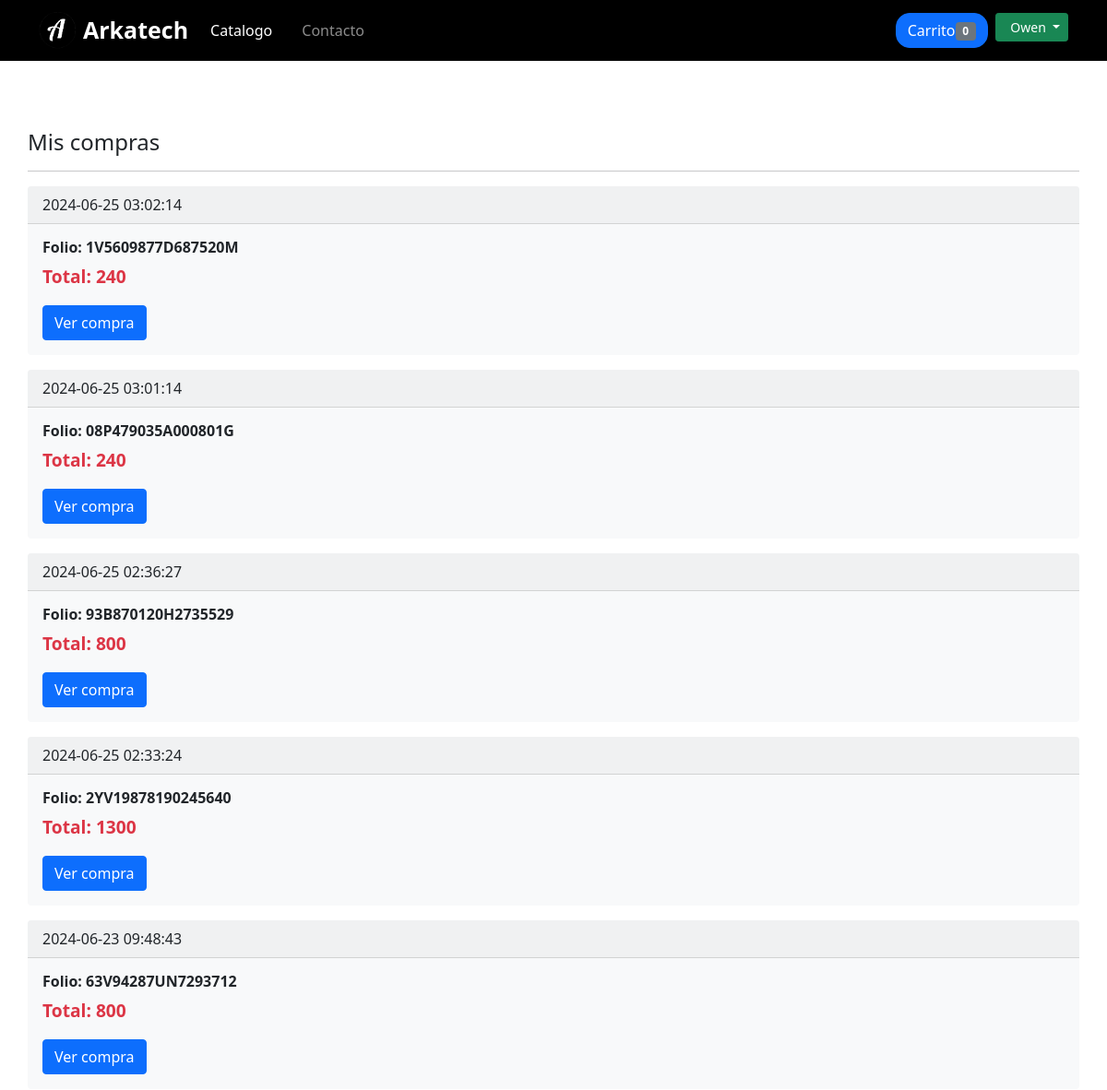
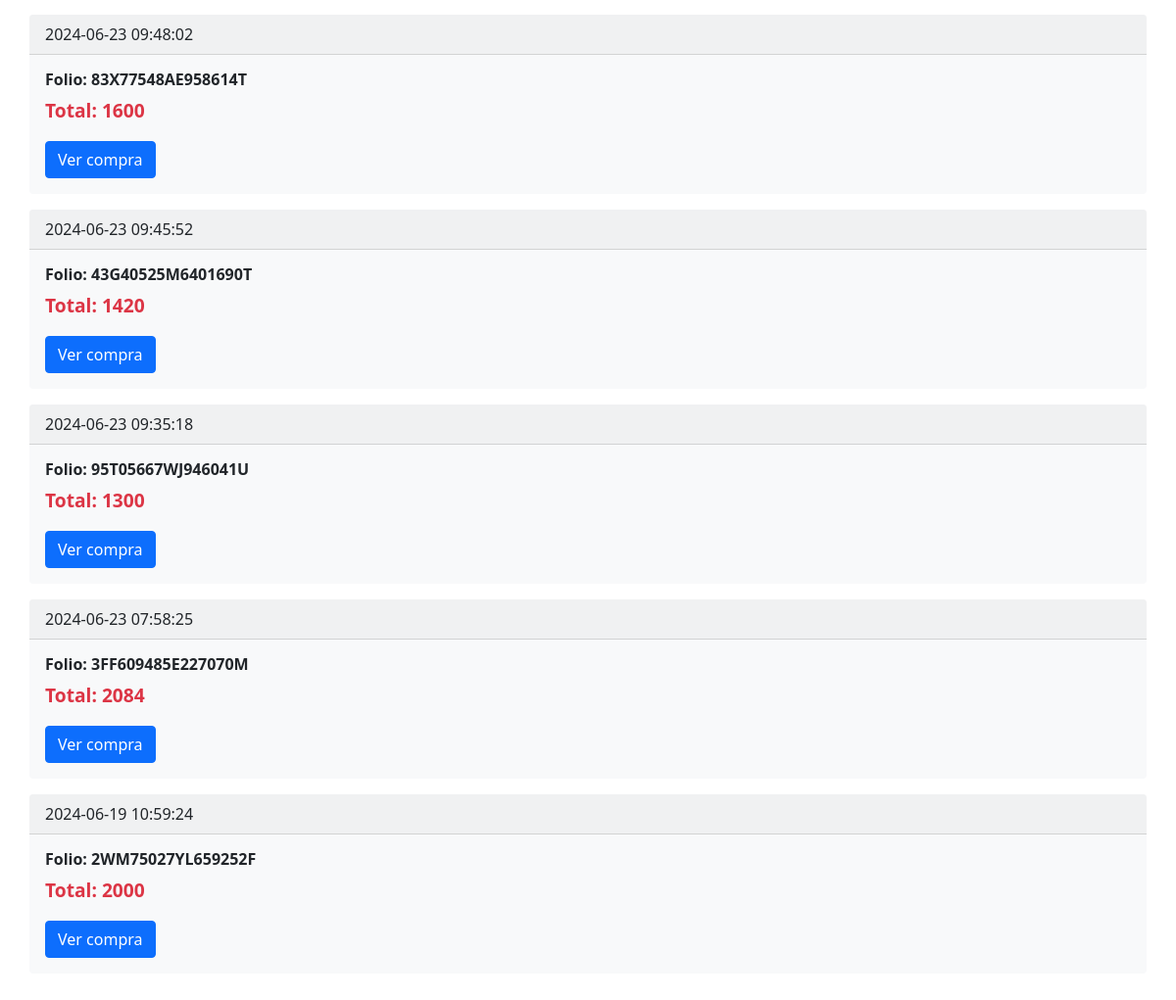
The app's page /compras.php (signed in) with its own data (2 pictures, top to bottom).
### tables this page shows
CREATE TABLE `compra` (
  `id` int(11) NOT NULL,
  `id_transaccion` varchar(20) NOT NULL,
  `fecha` datetime NOT NULL,
  `status` varchar(20) NOT NULL,
  `email` varchar(30) NOT NULL,
  `id_cliente` int(11) NOT NULL,
  `total` decimal(10,0) NOT NULL
);

### clases/clienteFunciones.php (called while the page is built, shortened)
<?php
function generarToken()
{
    return md5(uniqid(mt_rand(), false));
}

### compras.php (the view, shortened to what this page needs)
<?php
require_once 'clases/clienteFunciones.php';
$db = new Database();
$con = $db->conectar();;
$token = generarToken();
$id_cliente = $_SESSION['user_cliente'];
$sql = $con->prepare('SELECT id_transaccion, fecha, status, total FROM compra WHERE id_cliente=? ORDER BY DATE(fecha) DESC');
$sql->execute([$id_cliente]);
?>
<!DOCTYPE html>
<html lang="en">
<head>
    <link href="https://cdn.jsdelivr.net/npm/bootstrap@5.1.3/dist/css/bootstrap.min.css" rel="stylesheet">
    <link rel="stylesheet" href="css/estilos.css">
</head>
<body>
    <?php include 'menu.php'; ?>
    <main class="main-content">
        <div class="container">
            <h4>Mis compras</h4>
            <hr>
            <?php while ($row = $sql->fetch(PDO::FETCH_ASSOC)) { ?>
            <div class="card text-dark bg-light mb-3">
                <div class="card-header">
                    <?php echo $row['fecha']; ?>
                </div>
                <div class="card-body">
                    <h5 class="card-title">Folio: <?php echo $row['id_transaccion']; ?></h5>
                    <p class="card-text">Total: <?php echo $row['total']; ?></p>
                    <a href="compra_detalle.php?orden=<?php echo $row['id_transaccion']; ?>&token=<?php echo $token; ?>" class="btn btn-primary">Ver compra</a>
                </div>
            </div>
            <?php } ?>
        </div>
    </main>
</body>
</html>

### css/estilos.css (style rules this page uses)
main > .container { padding: 60px 0; }
.card { border: none; transition: all 0.3s ease; }
.card-title { font-size: 1rem; font-weight: bold; }
.card-text { font-size: 1.2rem; font-weight: bold; color: #dc3545; }

### compras.php (style rules this page uses)
.main-content { padding-top: 80px; }

### records on screen
compra: fecha "2024-06-25 03:02:14", id_transaccion "1V5609877D687520M", total "240"
compra: fecha "2024-06-25 03:01:14", id_transaccion "08P479035A000801G", total "240"
compra: fecha "2024-06-25 02:36:27", id_transaccion "93B870120H2735529", total "800"
compra: fecha "2024-06-25 02:33:24", id_transaccion "2YV19878190245640", total "1300"
compra: fecha "2024-06-23 09:48:43", id_transaccion "63V94287UN7293712", total "800"
compra: fecha "2024-06-23 09:48:02", id_transaccion "83X77548AE958614T", total "1600"
compra: fecha "2024-06-23 09:45:52", id_transaccion "43G40525M6401690T", total "1420"
compra: fecha "2024-06-23 09:35:18", id_transaccion "95T05667WJ946041U", total "1300"
compra: fecha "2024-06-23 07:58:25", id_transaccion "3FF609485E227070M", total "2084"
compra: fecha "2024-06-19 10:59:24", id_transaccion "2WM75027YL659252F", total "2000"

### other values on screen
$num_cart "0"
$_SESSION['user_name'] "Owen"
